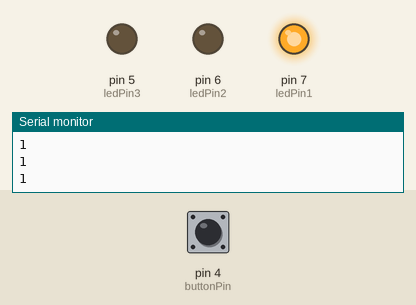
This sketch was run on a simulated Arduino Uno, built with avr-gcc and run on an emulated ATmega328P. Parts: output pins drawn as LEDs (lit = HIGH), the last lines printed to the serial monitor. The inputs (shaded band) are chosen by the test bench; at power-on: pin 4 (buttonPin) HIGH.

Above: at 1.2 s.
1.3 s: pin 4 (buttonPin) pulled LOW for 0.15 s
At 1.8 s:
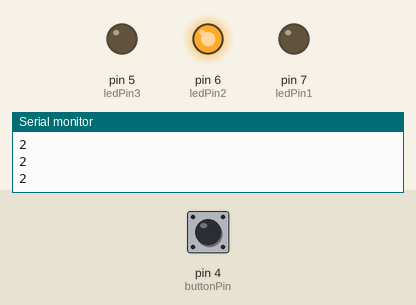
2.9 s: pin 4 (buttonPin) pulled LOW for 1 s
At 4.4 s:
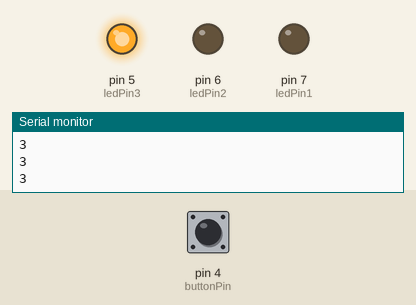
5.4 s: pin 4 (buttonPin) pulled LOW for 0.15 s
At 6.2 s:
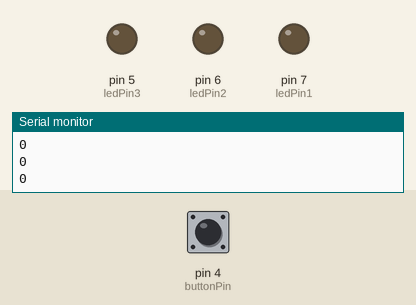
7.0 s: pin 4 (buttonPin) pulled LOW for 3.2 s
At 11.6 s:
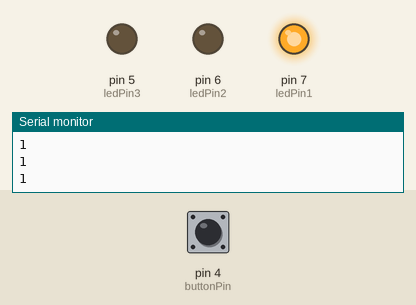
Timing chart, 0 to 12.7 s (numbered marks = the images above; inputs shaded):
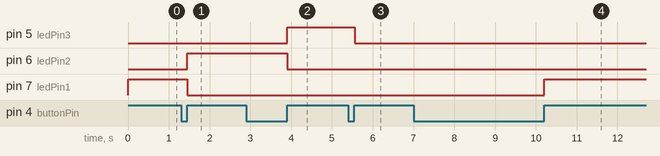

Measured:
- after the input at 1.3 s, pin 6 (ledPin2): LOW → HIGH after 0.16 s; pin 7 (ledPin1): HIGH → LOW after 0.16 s
- after the input at 2.9 s, pin 5 (ledPin3): LOW → HIGH after 1.0 s; pin 6 (ledPin2): HIGH → LOW after 1.0 s
- after the input at 5.4 s, pin 5 (ledPin3): HIGH → LOW after 0.16 s
- after the input at 7.0 s, pin 7 (ledPin1): LOW → HIGH after 3.2 s

The sketch:

ButtonWith3LEDs.ino
```cpp
/*
* Aarian Dhanani
* 2/3/2021
*
* Controlling 3 LEDs with a button.
* Read from negative, write to positive.
*/

const int ledPin1 = 7;
const int ledPin2 = 6;
const int ledPin3 = 5;
const int buttonPin = 4;
int controller = 0;
byte readValue;
boolean oldPress = false;
boolean newPress = false;

// Setup
void setup()
{
  Serial.begin(9600);
  pinMode(ledPin1, OUTPUT); // This is an output
  pinMode(ledPin2, OUTPUT); // This is an output
  pinMode(ledPin3, OUTPUT); // This is an output
  pinMode (buttonPin, INPUT); // This is an input
}

boolean reading (boolean last)
{
  boolean current = digitalRead(buttonPin);
  delay(5);
  if (current != last)
  {
    current = digitalRead(buttonPin);
  }
  return current;
}

void loop()
{
  newPress = reading(oldPress);
  if (newPress == HIGH && oldPress == LOW)
  {
    //controller is a variable to see how many lights should be on
    controller ++;
  }

  //turns on a light depending on the controller variable
  switch (controller)
  {
    case 1:
      digitalWrite(ledPin1, HIGH);
      digitalWrite(ledPin2, LOW);
      digitalWrite(ledPin3, LOW);
      break;
    case 2:
      digitalWrite(ledPin1, LOW);
      digitalWrite(ledPin2, HIGH);
      digitalWrite(ledPin3, LOW);
      break;
    case 3:
      digitalWrite(ledPin1, LOW);
      digitalWrite(ledPin2, LOW);
      digitalWrite(ledPin3, HIGH);
      break;
     default:
      controller = 0; //Because there aren't more than 3 lights on the breadboard for this project
      digitalWrite(ledPin1, LOW);
      digitalWrite(ledPin2, LOW);
      digitalWrite(ledPin3, LOW);
      break;
  }
  oldPress = newPress;
  Serial.println(controller); //For testing purposes
}
```
